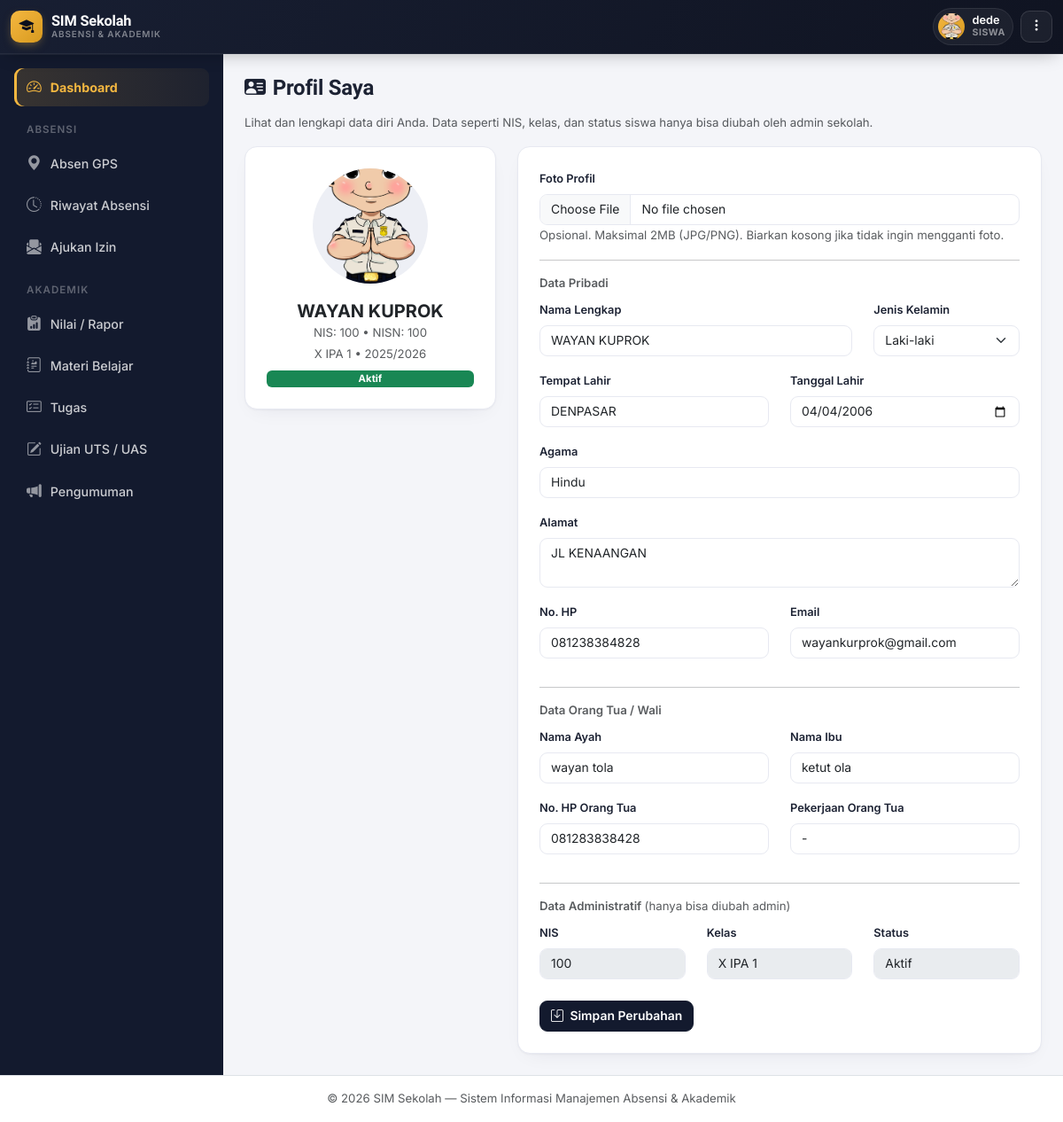
The page /profil/index.php (signed in) on the database its author committed.
### tables this page shows
CREATE TABLE `siswa` (
  `id` int NOT NULL,
  `nis` varchar(20) NOT NULL,
  `nisn` varchar(20) DEFAULT NULL,
  `nama_lengkap` varchar(100) NOT NULL,
  `jenis_kelamin` enum('L','P') NOT NULL,
  `tempat_lahir` varchar(50) DEFAULT NULL,
  `tanggal_lahir` date DEFAULT NULL,
  `agama` varchar(30) DEFAULT NULL,
  `alamat` text,
  `no_hp` varchar(20) DEFAULT NULL,
  `email` varchar(100) DEFAULT NULL,
  `nama_ayah` varchar(100) DEFAULT NULL,
  `nama_ibu` varchar(100) DEFAULT NULL,
  `no_hp_ortu` varchar(20) DEFAULT NULL,
  `pekerjaan_ortu` varchar(50) DEFAULT NULL,
  `foto` varchar(255) DEFAULT NULL,
  `kelas_id` int DEFAULT NULL,
  `status` enum('Aktif','Pindah','Lulus','Keluar') DEFAULT 'Aktif',
  `tanggal_masuk` date DEFAULT NULL,
  `created_at` timestamp NULL DEFAULT CURRENT_TIMESTAMP
);

CREATE TABLE `kelas` (
  `id` int NOT NULL,
  `nama_kelas` varchar(50) NOT NULL,
  `tingkat` varchar(10) NOT NULL,
  `jurusan` varchar(50) DEFAULT NULL,
  `wali_kelas` varchar(100) DEFAULT NULL,
  `wali_kelas_user_id` int DEFAULT NULL,
  `tahun_ajaran` varchar(20) NOT NULL,
  `created_at` timestamp NULL DEFAULT CURRENT_TIMESTAMP
);

### includes/functions.php (called while the page is built, shortened)
<?php
function clean($str) {
    return htmlspecialchars(trim($str ?? ''), ENT_QUOTES, 'UTF-8');
}

### includes/auth.php (called while the page is built, shortened)
<?php
require_once __DIR__ . '/functions.php';
function currentUser() {
    return [
        'id'       => $_SESSION['user_id'] ?? null,
        'nama'     => $_SESSION['user_nama'] ?? '',
        'role'     => $_SESSION['user_role'] ?? '',
        'siswa_id' => $_SESSION['user_siswa_id'] ?? null,
    ];
}

### profil/index.php (the view, shortened to what this page needs)
<?php
require_once __DIR__ . '/../includes/auth.php';
$user = currentUser();
$stmt = $pdo->prepare("SELECT s.*, k.nama_kelas, k.tahun_ajaran FROM siswa s LEFT JOIN kelas k ON s.kelas_id = k.id WHERE s.id = ?");
$stmt->execute([$user['siswa_id']]);
$siswa = $stmt->fetch();
$fotoUrl = (!empty($siswa['foto']) && is_file(FOTO_SISWA_DIR . $siswa['foto']))
    ? FOTO_SISWA_URL . $siswa['foto']
    : null;
include __DIR__ . '/../includes/header.php';
?>
<h4 class="fw-bold mb-3"><i class="bi bi-person-vcard-fill me-2"></i>Profil Saya</h4>
<p class="text-muted small">Lihat dan lengkapi data diri Anda. Data seperti NIS, kelas, dan status siswa hanya bisa diubah oleh admin sekolah.</p>
<div class="row g-4">
  <div class="col-lg-4">
    <div class="card p-4 text-center">
      <div class="mx-auto mb-3" style="width:130px;height:130px;border-radius:50%;overflow:hidden;background:#EDEFF5;display:flex;align-items:center;justify-content:center;">
        <?php if ($fotoUrl): ?>
          <img src="<?= clean($fotoUrl) ?>" alt="Foto profil" style="width:100%;height:100%;object-fit:cover;">
        <?php else: ?>
          <i class="bi bi-person-fill" style="font-size:3.5rem;color:#B7BCCB;"></i>
        <?php endif; ?>
      </div>
      <div class="fw-bold fs-5"><?= clean($siswa['nama_lengkap']) ?></div>
      <div class="text-muted small mb-1">NIS: <?= clean($siswa['nis']) ?><?= $siswa['nisn'] ? ' &bull; NISN: '.clean($siswa['nisn']) : '' ?></div>
      <div class="text-muted small">
        <?= clean($siswa['nama_kelas'] ?? '-') ?><?= $siswa['tahun_ajaran'] ? ' &bull; '.clean($siswa['tahun_ajaran']) : '' ?>
      </div>
      <span class="badge bg-<?= $siswa['status'] === 'Aktif' ? 'success' : 'secondary' ?> mt-2"><?= clean($siswa['status']) ?></span>
    </div>
  </div>
  <div class="col-lg-8">
    <div class="card p-4">
      <form method="POST" enctype="multipart/form-data">
        <div class="mb-3">
          <label class="form-label">Foto Profil</label>
          <input type="file" name="foto" class="form-control" accept=".jpg,.jpeg,.png">
          <small class="text-muted">Opsional. Maksimal 2MB (JPG/PNG). Biarkan kosong jika tidak ingin mengganti foto.</small>
        </div>
        <hr class="my-3">
        <div class="fw-semibold small text-muted mb-2">Data Pribadi</div>
        <div class="row">
          <div class="col-md-8 mb-3">
            <label class="form-label">Nama Lengkap</label>
            <input type="text" name="nama_lengkap" class="form-control" value="<?= clean($siswa['nama_lengkap']) ?>" required>
          </div>
          <div class="col-md-4 mb-3">
            <label class="form-label">Jenis Kelamin</label>
            <select name="jenis_kelamin" class="form-select" required>
              <option value="L" <?= $siswa['jenis_kelamin'] === 'L' ? 'selected' : '' ?>>Laki-laki</option>
            </select>
          </div>
        </div>
        <div class="row">
          <div class="col-md-6 mb-3">
            <label class="form-label">Tempat Lahir</label>
            <input type="text" name="tempat_lahir" class="form-control" value="<?= clean($siswa['tempat_lahir'] ?? '') ?>">
          </div>
          <div class="col-md-6 mb-3">
            <label class="form-label">Tanggal Lahir</label>
            <input type="date" name="tanggal_lahir" class="form-control" value="<?= clean($siswa['tanggal_lahir'] ?? '') ?>">
          </div>
        </div>
        <div class="mb-3">
          <label class="form-label">Agama</label>
          <input type="text" name="agama" class="form-control" value="<?= clean($siswa['agama'] ?? '') ?>">
        </div>
        <div class="mb-3">
          <label class="form-label">Alamat</label>
          <textarea name="alamat" class="form-control" rows="2"><?= clean($siswa['alamat'] ?? '') ?></textarea>
        </div>
        <div class="row">
          <div class="col-md-6 mb-3">
            <label class="form-label">No. HP</label>
            <input type="text" name="no_hp" class="form-control" value="<?= clean($siswa['no_hp'] ?? '') ?>">
          </div>
          <div class="col-md-6 mb-3">
            <label class="form-label">Email</label>
            <input type="email" name="email" class="form-control" value="<?= clean($siswa['email'] ?? '') ?>">
          </div>
        </div>
        <hr class="my-3">
        <div class="fw-semibold small text-muted mb-2">Data Orang Tua / Wali</div>
        <div class="row">
          <div class="col-md-6 mb-3">
            <label class="form-label">Nama Ayah</label>
            <input type="text" name="nama_ayah" class="form-control" value="<?= clean($siswa['nama_ayah'] ?? '') ?>">
          </div>
          <div class="col-md-6 mb-3">
            <label class="form-label">Nama Ibu</label>
            <input type="text" name="nama_ibu" class="form-control" value="<?= clean($siswa['nama_ibu'] ?? '') ?>">
          </div>
        </div>
        <div class="row">
          <div class="col-md-6 mb-3">
            <label class="form-label">No. HP Orang Tua</label>
            <input type="text" name="no_hp_ortu" class="form-control" value="<?= clean($siswa['no_hp_ortu'] ?? '') ?>">
          </div>
          <div class="col-md-6 mb-3">
            <label class="form-label">Pekerjaan Orang Tua</label>
            <input type="text" name="pekerjaan_ortu" class="form-control" value="<?= clean($siswa['pekerjaan_ortu'] ?? '') ?>">
          </div>
        </div>
        <hr class="my-3">
        <div class="fw-semibold small text-muted mb-2">Data Administratif <span class="text-muted fw-normal">(hanya bisa diubah admin)</span></div>
        <div class="row">
          <div class="col-md-4 mb-3">
            <label class="form-label">NIS</label>
            <input type="text" class="form-control" value="<?= clean($siswa['nis']) ?>" disabled>
          </div>
          <div class="col-md-4 mb-3">
            <label class="form-label">Kelas</label>
            <input type="text" class="form-control" value="<?= clean($siswa['nama_kelas'] ?? '-') ?>" disabled>
          </div>
          <div class="col-md-4 mb-3">
            <label class="form-label">Status</label>
            <input type="text" class="form-control" value="<?= clean($siswa['status']) ?>" disabled>
          </div>
        </div>
        <button class="btn btn-primary mt-2"><i class="bi bi-save me-1"></i> Simpan Perubahan</button>
      </form>
    </div>
  </div>
</div>
<?php include __DIR__ . '/../includes/footer.php'; ?>

### includes/header.php (shortened to what this page needs)
<!DOCTYPE html>
<html lang="id">
<head>
<link href="https://cdn.jsdelivr.net/npm/bootstrap@5.3.3/dist/css/bootstrap.min.css" rel="stylesheet">
<link href="https://cdn.jsdelivr.net/npm/bootstrap-icons@1.11.3/font/bootstrap-icons.css" rel="stylesheet">
<link href="<?= BASE_URL ?>/assets/css/style.css" rel="stylesheet">
</head>
<body>
<?php
$roleNow = currentUser()['role'];
$roleLabel = ['admin'=>'Admin','guru'=>'Guru','wali_kelas'=>'Wali Kelas','siswa'=>'Siswa'][$roleNow] ?? $roleNow;
$namaNow = currentUser()['nama'];
$inisial = strtoupper(mb_substr($namaNow ?: '?', 0, 1));
$fotoTopbar = null;
if ($roleNow === 'siswa' && !empty(currentUser()['siswa_id'])) {
    $fotoPath = __DIR__ . '/../uploads/foto_siswa/';
    $stmtFotoNow = $pdo->prepare("SELECT foto FROM siswa WHERE id = ?");
    $stmtFotoNow->execute([currentUser()['siswa_id']]);
    $fotoNow = $stmtFotoNow->fetchColumn();
    if ($fotoNow && is_file($fotoPath . $fotoNow)) {
        $fotoTopbar = BASE_URL . '/uploads/foto_siswa/' . $fotoNow;
    }
}
?>
<nav class="navbar navbar-expand-lg gv-topbar sticky-top">
  <div class="container-fluid">
    <a class="gv-brand" href="<?= BASE_URL ?>/index.php">
      <span class="gv-brand-badge"><i class="bi bi-mortarboard-fill"></i></span>
      <span class="gv-brand-text d-none d-sm-block">
        SIM Sekolah
        <small>Absensi &amp; Akademik</small>
      </span>
    </a>
    <div class="ms-auto d-flex align-items-center gap-2">
      <div class="gv-user-chip">
        <div class="gv-user-avatar">
          <?php if ($fotoTopbar): ?>
            <img src="<?= clean($fotoTopbar) ?>" alt="Foto profil">
          <?php else: ?>
            <?= clean($inisial) ?>
          <?php endif; ?>
        </div>
        <div class="gv-user-meta d-none d-sm-block">
          <div class="name"><?= clean($namaNow) ?></div>
          <div class="role"><?= clean($roleLabel) ?></div>
        </div>
      </div>
      <div class="gv-more-wrap">
        <button class="gv-more-btn" type="button" id="btnUserMenu" aria-expanded="false" title="Menu akun">
          <i class="bi bi-three-dots-vertical"></i>
        </button>
      </div>
    </div>
  </div>
</nav>
<div class="d-flex">
<?php include __DIR__ . '/sidebar.php'; ?>
<main class="flex-grow-1 p-3 p-md-4 content-area">

### assets/css/style.css (style rules this page uses)
:root { --ink: #14173A; --ink-soft: #565B82; --bg: #F1F3FA; --surface: #FFFFFF; --line: #E4E7F2; --brand: #4338CA; --brand-2: #6D28D9; --brand-soft: #EEECFD; --gps: #0D9488; --gps-2: #0EA5A4; --gps-soft: #E1F5F3; --good: #16A34A; --good-soft: #E7F7ED; --warn: #D97706; --warn-soft: #FEF3E1; --bad: #DC2626; --bad-soft: #FCE8E7; --info: #2563EB; --info-soft: #E8EEFD; --radius-lg: 20px; --radius-md: 14px; --radius-sm: 9px; --shadow-1: 0 1px 2px rgba(20,23,58,.04), 0 8px 24px -12px rgba(20,23,58,.10); --shadow-2: 0 4px 10px rgba(20,23,58,.06), 0 16px 40px -16px rgba(20,23,58,.18); }
* { box-sizing: border-box; }
body { background: var(--bg); color: var(--ink); font-family: 'Inter', system-ui, sans-serif; font-size: .945rem; -webkit-font-smoothing: antialiased; }
h1, h2, h3, h4, h5, h6, .font-display { font-family: 'Sora', 'Inter', sans-serif; letter-spacing: -0.01em; color: var(--ink); }
a { text-decoration: none; }
small, .small { color: var(--ink-soft); }
.content-area { min-height: calc(100vh - 60px); padding-bottom: 90px; }
.card { border: 1px solid var(--line); border-radius: var(--radius-md); box-shadow: var(--shadow-1); }
.form-control, .form-select { border-radius: var(--radius-sm); border-color: var(--line); font-size: .89rem; }
.form-label { font-size: .82rem; font-weight: 600; color: var(--ink); }
.btn { border-radius: var(--radius-sm); font-weight: 600; font-size: .87rem; }
.btn-primary { background: var(--brand); border-color: var(--brand); }

### includes/theme_gov.php (style rules this page uses)
:root { --navy:#131A2E; --navy-2:#0B0F1D; --navy-3:#1C2540; --gold:#F4B740; --gold-soft:#FDF3DD; --bg:#F4F5F9; --surface:#FFFFFF; --line:#E7E9F1; --ink:#1C2233; --ink-soft:#6B7280; --brand:#131A2E; --brand-2:#0B0F1D; --brand-soft:#EEF0F8; --gps:#2563EB; --gps-soft:#EAF2FE; --good:#16A34A; --good-soft:#E7F6EC; --warn:#EA7A1B; --warn-soft:#FDEEE0; --bad:#DC2626; --bad-soft:#FCEAEA; --info:#2563EB; --info-soft:#EAF2FE; --r-lg:16px; --r-md:12px; --r-sm:9px; --sh-sm:0 1px 2px rgba(19,26,46,.04), 0 1px 3px rgba(19,26,46,.06); --sh-md:0 4px 10px -2px rgba(19,26,46,.08), 0 8px 24px -8px rgba(19,26,46,.10); --sh-lg:0 12px 28px -6px rgba(19,26,46,.16), 0 4px 10px -4px rgba(19,26,46,.10); --ease:cubic-bezier(.4,0,.2,1); }
* { scrollbar-width:thin; scrollbar-color:#C7CBDA transparent; }
body { background:var(--bg); color:var(--ink); font-family:'Inter',system-ui,sans-serif; }
.form-control, .form-select { border-radius:var(--r-sm); border-color:var(--line); font-size:.87rem; transition:border-color .15s, box-shadow .15s; }
.form-label { font-size:.8rem; font-weight:600; color:var(--ink); }

### rows shown on the page
siswa: foto (picture), nama_lengkap "WAYAN KUPROK", nis "100", nisn "100", kelas.nama_kelas "X IPA 1", kelas.tahun_ajaran "2025/2026", status "Aktif", jenis_kelamin "Laki-laki", tempat_lahir "DENPASAR", tanggal_lahir "04/04/2006", agama "Hindu", alamat "JL KENAANGAN", no_hp "081238384828", email "wayankurprok@gmail.com", nama_ayah "wayan tola", nama_ibu "ketut ola", no_hp_ortu "081283838428", pekerjaan_ortu "-"

### other values the page prints
$namaNow "dede"
$roleLabel "SISWA"
$labelMenuIzin "Ajukan Izin"
